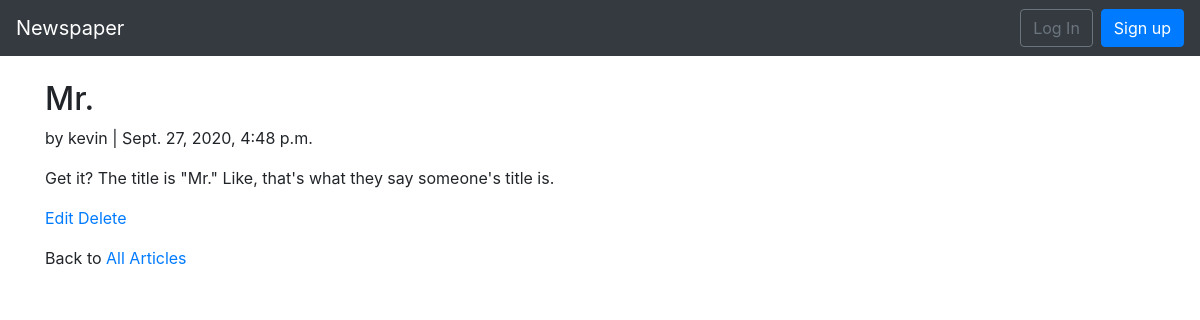
Page /articles/2/ on the committed database.
### articles/models.py (models this page shows, shortened)
class Article(models.Model):
    title = models.CharField(max_length=255)
    body = models.TextField()
    date = models.DateTimeField(auto_now_add=True)
    author = models.ForeignKey(
            get_user_model(),
            on_delete=models.CASCADE,
            )

### users/models.py (models this page shows)
class CustomUser(AbstractUser):
    age = models.PositiveIntegerField(null=True, blank=True)

### articles/views.py (the view)
# urls.py: path('<int:pk>/',ArticleDetailView.as_view(), name='article_detail'),
class ArticleDetailView(DetailView):
    model = Article
    template_name = 'article_detail.html'

### templates/article_detail.html
{% extends 'base.html' %}
{% block content %}
<div class="article-entry">
  <h2>{{ object.title }}</h2>
  <p>by {{ object.author }} | {{ object.date }}</p>
  <p>{{ object.body }}</p>
</div>
<p><a href="{% url 'article_edit' article.pk %}">Edit</a>
<a href="{% url 'article_delete' article.pk %}">Delete</a></p>
<p>Back to <a href="{% url 'article_list' %}">All Articles</a></p>
{% endblock content %}

### rows in the picture
Article: title "Mr.", author "kevin", date "Sept. 27, 2020, 4:48 p.m.", body "Get it? The title is \"Mr.\" Like, that's what they say someone's title is."
